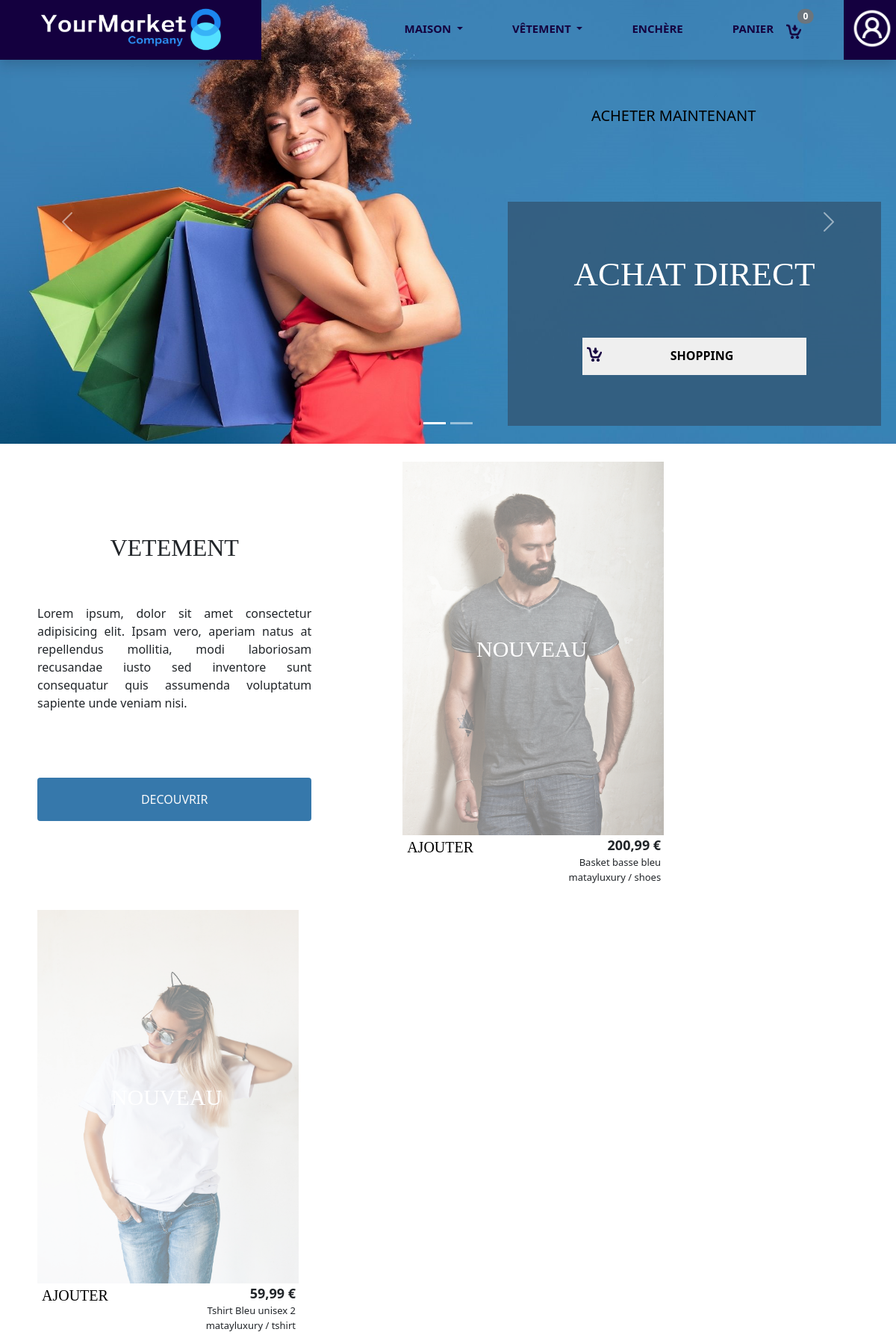
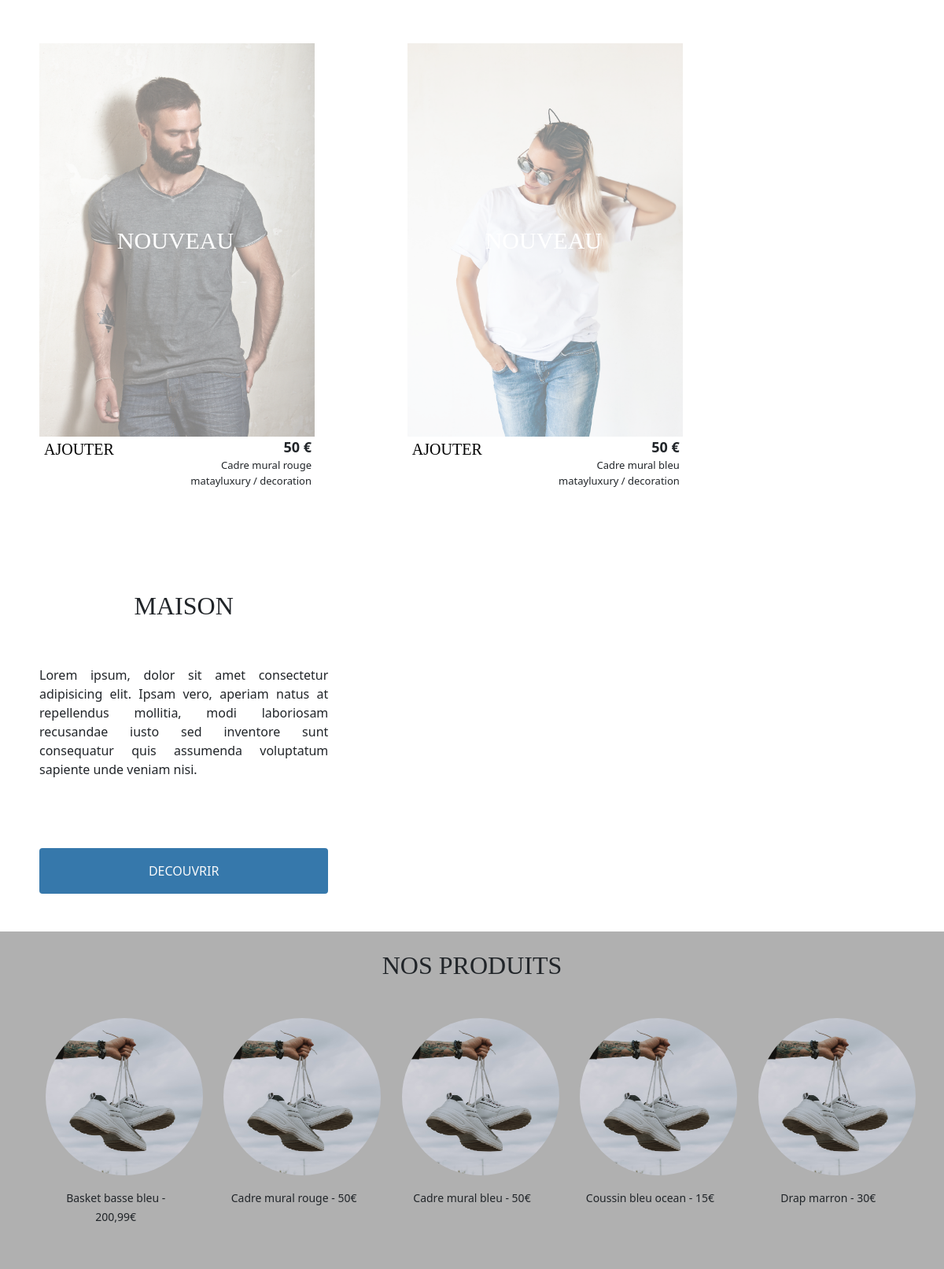
/Front/Acheteur/index.php (upper part), run on the app's committed database (2 pictures, top to bottom).
### tables this page shows
CREATE TABLE IF NOT EXISTS `item` (
  `id_item` int(11) NOT NULL AUTO_INCREMENT,
  `id_seller` int(11) NOT NULL,
  `price` varchar(15) NOT NULL,
  `name` varchar(20) NOT NULL,
  `category` varchar(255) NOT NULL,
  `subcategory` varchar(255) NOT NULL,
  `quantity` varchar(15) NOT NULL,
  `description` text NOT NULL,
  `photo` varchar(255) NOT NULL,
  `is_bidding` tinyint(4) NOT NULL DEFAULT '0',
  `is_negotiated` tinyint(4) NOT NULL DEFAULT '0',
  `is_buying` tinyint(4) NOT NULL DEFAULT '0',
  PRIMARY KEY (`id_item`),
  KEY `id_item` (`id_item`),
  KEY `id_seller` (`id_seller`)
);

CREATE TABLE IF NOT EXISTS `seller` (
  `id_seller` int(11) NOT NULL AUTO_INCREMENT,
  `brand` varchar(30) NOT NULL,
  `profil_picture` varchar(255) NOT NULL,
  `background` varchar(255) NOT NULL,
  `phone` varchar(255) NOT NULL,
  `email` varchar(255) NOT NULL,
  `passworde` varchar(255) NOT NULL,
  PRIMARY KEY (`id_seller`),
  KEY `id_seller` (`id_seller`)
);

### Front/Acheteur/index.php (the view, shortened to what this page needs)
<?php
    require "head.php";
        include("../../Bdd/cnx.php");
        $dernierVetement = mysqli_query($con, 'select id_item, brand,price,name,category,subcategory,quantity,description,photo,is_bidding,is_negotiated,is_buying FROM item, seller WHERE item.id_seller=seller.id_seller and category="Vetement" order by id_item desc limit 1');
        $avantDernierVetement = mysqli_query($con, 'select id_item, brand, price,name,category,subcategory,quantity,description,photo,is_bidding,is_negotiated,is_buying FROM item, seller WHERE item.id_seller=seller.id_seller and category="Vetement" order by id_item desc limit 1,1');
        $dernierMaison = mysqli_query($con, 'select id_item, brand, price,name,category,subcategory,quantity,description,photo,is_bidding,is_negotiated,is_buying FROM item, seller WHERE item.id_seller=seller.id_seller and category="Maison" order by id_item desc limit 1');
        $avantDernierMaison = mysqli_query($con, 'select id_item,brand, price,name,category,subcategory,quantity,description,photo,is_bidding,is_negotiated,is_buying FROM item, seller WHERE item.id_seller=seller.id_seller and category="Maison" order by id_item desc limit 1,1');
        $queryAllItems = mysqli_query($con, "select name, price , brand,subcategory,category, quantity, description,photo, is_negotiated, is_bidding from item,seller where seller.id_seller=item.id_seller order by id_item desc limit 10 ");
?>
<div id="carouselExampleCaptions" class="carousel slide" data-bs-ride="carousel">
    <div class="carousel-indicators">
        <button type="button" data-bs-target="#carouselExampleCaptions" data-bs-slide-to="0" class="active"
            aria-current="true" aria-label="Slide 1"></button>
        <button type="button" data-bs-target="#carouselExampleCaptions" data-bs-slide-to="1"
            aria-label="Slide 2"></button>
    </div>
    <div class="carousel-inner">
        <div class="carousel-item active">
            <img class="img_carousel position-relative" src="../../Image/acceuil_achat.jpg" class="d-block w-100"
                alt="acceuil_achat">
            <div class="bg-secondary">
                <div class="div_deco">ACHETER MAINTENANT</div>
            </div>
            <div class="row w-100 carousel-caption" style="top: 200px">
                <div class="col-md-5"></div>
                <div class="col-md-7">
                    <div class="carouseul_info">
                        <h5 class="text_carousel texte_style">ACHAT DIRECT</h5>
                        <button class="btn_carousel">
                            <img id="img_carousel_panier" src="../../Image/panier.png" alt="panier">
                            <p style="font-weight: bold;">SHOPPING</p>
                        </button>
                    </div>
                </div>
            </div>
        </div>
    </div>
    <button class="carousel-control-prev" type="button" data-bs-target="#carouselExampleCaptions"
        data-bs-slide="prev">
        <span class="carousel-control-prev-icon" aria-hidden="true"></span>
    </button>
    <button class="carousel-control-next" type="button" data-bs-target="#carouselExampleCaptions"
        data-bs-slide="next">
        <span class="carousel-control-next-icon" aria-hidden="true"></span>
    </button>
</div>
<div class="row mt-4 presentation_vetement">
    <div class="col-md-4 col-lg-4">
        <br><br><br>
        <h2 class="centrer texte_style mt-4">VETEMENT</h2><br><br>
        <p class="centrer texte_presentation">Lorem ipsum, dolor sit amet consectetur adipisicing elit. Ipsam vero,
            aperiam natus at repellendus mollitia, modi laboriosam recusandae iusto sed inventore sunt consequatur
            quis assumenda voluptatum sapiente unde veniam nisi.</p><br><br><br>
        <a type="button"  href="page-vetements.php" class="btn bg_blue1 text-light  pt-3 pb-3 w-100">DECOUVRIR</a>
    </div>
    <div class="col-md-1 col-lg-1"></div>
    <div class="col-md-3 col-lg-3 presentation_nouveau_col">
        <div class="position-relative">
            <img class="image_presentation_nouveau" id="image_premier_presentation" src="../../Image/t-shirt_homme.png"
            alt="t-shirt_homme">
            <p class="white texte_style presentation_nouveau_texte position-absolute top-50 start-50 translate-middle">NOUVEAU</p>
            <button class="texte_style presentation_nouveau_ajout position-absolute">AJOUTER</button>
        </div>
        <div class="information_presentation_premier">
        <?php if($rowdernierVetement = mysqli_fetch_assoc($dernierVetement)){
                    $nameItem = $rowdernierVetement['name'];
                    $priceItem = $rowdernierVetement['price'];
                    $brandItem = $rowdernierVetement['brand'];
                    $subcategoryItem = $rowdernierVetement['subcategory'];
        ?>
            <div class="information_presentation_prix"><?php echo $priceItem ?> €</div>
            <div class="information_presentation_categorie"><?php echo $nameItem ?></div>
            <div class="information_presentation_categorie"><?php echo $brandItem ?> / <?php echo $subcategoryItem ?></div>
            <?php } ?>
        </div>
    </div>
    <div class="col-md-1 col-lg-1"></div>
    <div class="col-md-3 col-lg-3 presentation_nouveau_col">
        <div class="position-relative">
            <img class="image_presentation_nouveau" src="../../Image/t-shirt_femme.png" alt="t-shirt_femme">
            <p class="white texte_style presentation_nouveau_texte position-absolute top-50 start-50 translate-middle">NOUVEAU</p>
            <button class="texte_style presentation_nouveau_ajout position-absolute">AJOUTER</button>
        </div>
        <div class="information_presentation_deuxieme">
        <?php if($rowavantDernierVetement = mysqli_fetch_assoc($avantDernierVetement)){
                    $nameItem = $rowavantDernierVetement['name'];
                    $priceItem = $rowavantDernierVetement['price'];
                    $brandItem = $rowdernierVetement['brand'];
                    $subcategoryItem = $rowavantDernierVetement['subcategory'];
        ?>
            <div class="information_presentation_prix"><?php echo $priceItem ?> €</div>
            <div class="information_presentation_categorie"><?php echo $nameItem ?></div>
            <div class="information_presentation_categorie"><?php echo $brandItem ?> / <?php echo $subcategoryItem ?></div>
            <?php } ?>
        </div>
    </div>
</div>
<div class="row mt-4 presentation_maison">
    <div class="col-md-3 col-lg-3 presentation_nouveau_col">
        <div class="position-relative">
            <img class="image_presentation_nouveau" id="image_premier_presentation" src="../../Image/t-shirt_homme.png"
            alt="t-shirt_homme">
            <p class="white texte_style presentation_nouveau_texte position-absolute top-50 start-50 translate-middle">NOUVEAU</p>
            <button class="texte_style presentation_nouveau_ajout position-absolute">AJOUTER</button>
        </div>
        <div class="information_presentation_premier">
        <?php if($rowdernierMaison = mysqli_fetch_assoc($dernierMaison)){
                    $nameItem = $rowdernierMaison['name'];
                    $priceItem = $rowdernierMaison['price'];
                    $brandItem = $rowdernierVetement['brand'];
                    $subcategoryItem = $rowdernierMaison['subcategory'];
        ?>
            <div class="information_presentation_prix"><?php echo $priceItem ?> €</div>
            <div class="information_presentation_categorie"><?php echo $nameItem ?></div>
            <div class="information_presentation_categorie"><?php echo $brandItem ?> / <?php echo $subcategoryItem ?></div>
            <?php } ?>
        </div>
    </div>
    <div class="col-md-1 col-lg-1"></div>
    <div class="col-md-3 col-lg-3 presentation_nouveau_col">
        <div class="position-relative">
            <img class="image_presentation_nouveau" src="../../Image/t-shirt_femme.png" alt="t-shirt_femme">
            <p class="white texte_style presentation_nouveau_texte position-absolute top-50 start-50 translate-middle">NOUVEAU</p>
            <button class="texte_style presentation_nouveau_ajout position-absolute">AJOUTER</button>
        </div>
        <div class="information_presentation_deuxieme">
        <?php if($rowavantDernierMaison = mysqli_fetch_assoc($avantDernierMaison)){
                    $nameItem = $rowavantDernierMaison['name'];
                    $priceItem = $rowavantDernierMaison['price'];
                    $brandItem = $rowavantDernierMaison['brand'];
                    $subcategoryItem = $rowavantDernierMaison['subcategory'];
        ?>
            <div class="information_presentation_prix"><?php echo $priceItem ?> €</div>
            <div class="information_presentation_categorie"><?php echo $nameItem ?></div>
            <div class="information_presentation_categorie"><?php echo $brandItem ?> / <?php echo $subcategoryItem ?></div>
            <?php } ?>
        </div>
    </div>
    <div class="col-md-1 col-lg-1"></div>
    <div class="col-md-4 texte_presentation_div">
        <br><br><br>
        <h2 class="centrer texte_style mt-4">MAISON</h2><br><br>
        <p class="centrer texte_presentation">Lorem ipsum, dolor sit amet consectetur adipisicing elit. Ipsam vero,
            aperiam natus at repellendus mollitia, modi laboriosam recusandae iusto sed inventore sunt consequatur
            quis assumenda voluptatum sapiente unde veniam nisi.</p><br><br><br>
            <a type="button"  href="page-maison.php" class="btn bg_blue1 text-light  pt-3 pb-3 w-100">DECOUVRIR</a>
    </div>
</div>
<div class="presentation_marque mt-5 position-relative">
    <div class="container">
        <h2 class="centrer texte_style pt-4 pb-4 text-uppercase">Nos Produits</h2>
        <div class="row row-cols-2 row-cols-lg-5 g-2 g-lg-3">
        <?php for ($i=0; $i<=9;$i++){
            if($rowAllItems = mysqli_fetch_assoc($queryAllItems)){
                $nameItems = $rowAllItems['name'];
                $prixItems = $rowAllItems['price'];
    ?>
            <div class="col">
                <div class="p-3">
                    <p lass='text-center'><img class="image_ronde image_produit" src="../../Image/chaussure.png" alt="chaussure">
                    <small><?php echo "<p class='text-center'>".$nameItems." - ".$prixItems."€ </p>"  ?></small></p>
                </div>
            </div>
            <?php } }?>
        </div>
    </div>
</div>
<?php
    include("footer.php");
?>

### Lien/yourmarket.css (style rules this page uses)
.centrer { text-align: center; }
.image_ronde { border-radius: 50%; }
.white { color: white; }
.texte_style { font-family: Impact, fantasy; }
.bg_blue1 { background-color:#3678ab!important; }

### Lien/accueil.css (style rules this page uses)
.img_carousel { width: 100%; }
.div_deco { color: black; font-size: 20px; position: absolute; top: 140px; left: 66%; }
.carouseul_info { width: 500px; height: 300px; background-color: rgb(51, 87, 117,0.8); margin-top: 50px; }
.text_carousel { padding-top: 70px; font-size: 45px; }
.btn_carousel { width: 300px; height: 50px; margin-top: 50px; padding-top: 12px; border: none; }
#img_carousel_panier { width: 20px; height: 20px; float: left; }
.presentation_vetement { padding-left: 50px; }
.texte_presentation { text-align: justify; }
.presentation_maison { padding-left: 50px; }
.presentation_nouveau_col { width: 370px!important; height: 600px!important; }
.image_presentation_nouveau { width: 350px; height: 500px; opacity: 0.5; }
.presentation_nouveau_texte { font-size: 30px; }
.presentation_nouveau_ajout { font-size: 20px; border: none; background-color: rgb(0, 0, 0,0); }
.information_presentation_premier { text-align: right; }
.information_presentation_deuxieme { text-align: right; }
.information_presentation_prix { font-size: 18px; font-weight: bold; }
.information_presentation_categorie, .information_presentation_nom { font-size: 13px; }
.presentation_marque { background-color: #b0b0b0; padding-bottom: 200px; }
.image_produit { width: 200px; height: 200px; }

### data on the page
item: price "200,99", name "Basket basse bleu", id_seller.brand "matayluxury", subcategory "shoes"
item: price "59,99", name "Tshirt Bleu unisex 2", subcategory "tshirt"
item: price "50", name "Cadre mural rouge", subcategory "decoration"
item: price "50", name "Cadre mural bleu", id_seller.brand "matayluxury", subcategory "decoration"
item: price "15"
item: price "30"
